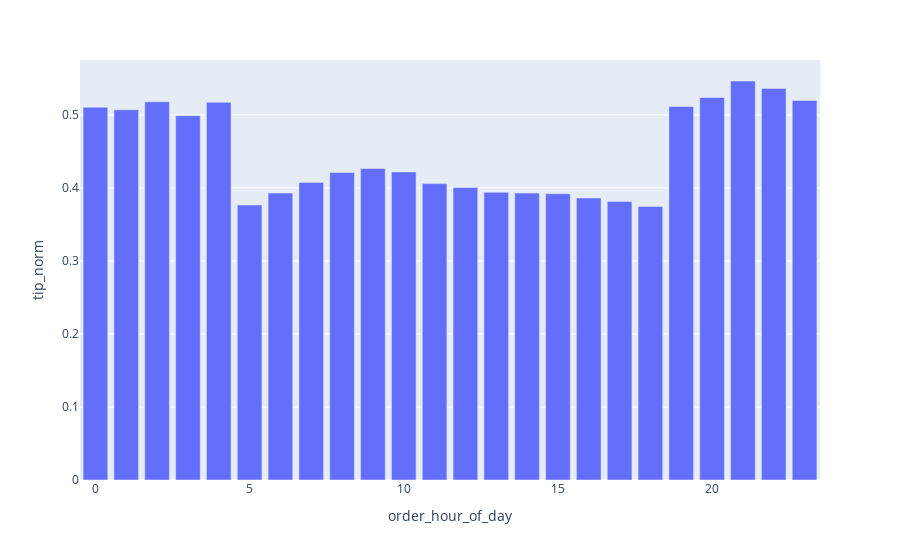

This figure's notebook cell:
### Markdown cell above
**Tippwahrscheinlichkeit pro Stunde**

### Code cell
px.bar(df_hour, x="order_hour_of_day", y="tip_norm")

### Figure 1 — Plotly figure (JSON) as saved in the notebook; plotly's stock layout.template omitted (floating-point values rounded to 4 significant figures)
{"data": [{"alignmentgroup": "True", "hovertemplate": "order_hour_of_day=%{x}<br>tip_norm=%{y}<extra></extra>", "legendgroup": "", "marker": {"color": "#636efa", "pattern": {"shape": ""}}, "name": "", "offsetgroup": "", "orientation": "v", "showlegend": false, "textposition": "auto", "type": "bar", "x": [0, 1, 2, 3, 4, 5, 6, 7, 8, 9, 10, 11, 12, 13, 14, 15, 16, 17, 18, 19, 20, 21, 22, 23], "xaxis": "x", "y": [0.5106, 0.507, 0.5179, 0.499, 0.5172, 0.3765, 0.393, 0.4076, 0.4211, 0.4265, 0.4219, 0.4059, 0.4004, 0.394, 0.3929, 0.392, 0.3862, 0.3816, 0.3746, 0.5117, 0.5239, 0.5464, 0.5363, 0.5199], "yaxis": "y"}], "layout": {"barmode": "relative", "legend": {"tracegroupgap": 0}, "margin": {"t": 60}, "xaxis": {"anchor": "y", "domain": [0, 1], "title": {"text": "order_hour_of_day"}}, "yaxis": {"anchor": "x", "domain": [0, 1], "title": {"text": "tip_norm"}}}}
